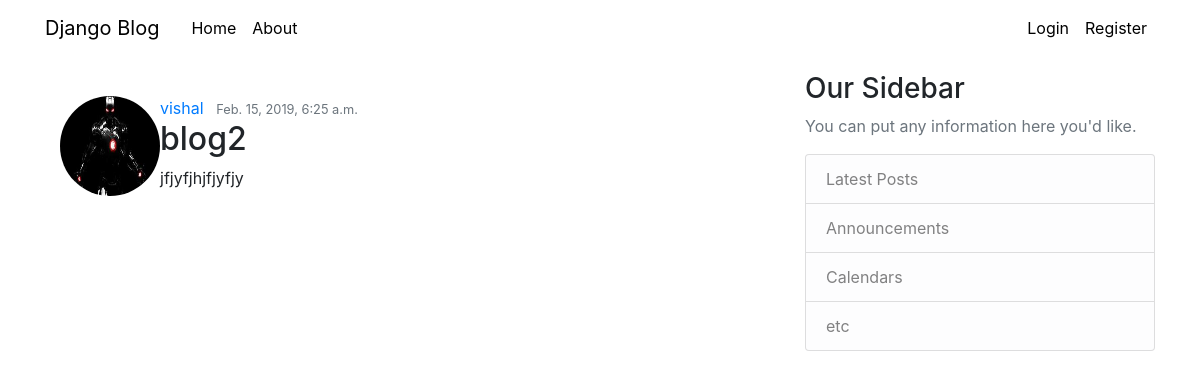
The app's page /post/2/ with its own data.
### viapp/models.py (models this page shows, shortened)
class Post( models.Model ):
	title = models.CharField(max_length=100)
	content = models.TextField()
	date_posted = models.DateTimeField(default=timezone.now)
	author = models.ForeignKey(User, on_delete=models.CASCADE)

### users/models.py (models this page shows, shortened)
class Profile(models.Model):
	user = models.OneToOneField(User,on_delete=models.CASCADE)
	image = models.ImageField(default = 'default.jpg',upload_to='profile_pics')

### viapp/views.py (the view)
# urls.py: path('post/<int:pk>/',PostDetailView.as_view(),name='post-detail'),
class PostDetailView(DetailView):
	model=Post
	template_name = 'post_detai.html'

### templates/post_detai.html (shortened to what this page needs)
{% extends "base.html" %}
{% block content %}
          <br>
		  <br>
		  <br>
		  <br>
		  <div class="container-fluid">
		  <article class = "media content-section">
		  	<img class="rounded-circle account-img" src='{{ object.author.profile.image.url }}' height=100 width=100>
		  	<div class = "media-body">
		  		<div class = "article-metadata">
		  			<a class="mr-2" href="#">{{ object.author }}</a>
		  			<small class="text-muted">{{ object.date_posted }}</small>
		  		</div>
		  		<h2 class="article-title">{{ object.title }}</h2>
		  		<p class="article-content">{{ object.content }}</p>
		  	</div>
		  </article>
		</div>
{% endblock content %}

### records on screen
Post: author.profile.image (picture), author "vishal", date_posted "Feb. 15, 2019, 6:25 a.m.", title "blog2", content "jfjyfjhjfjyfjy"
